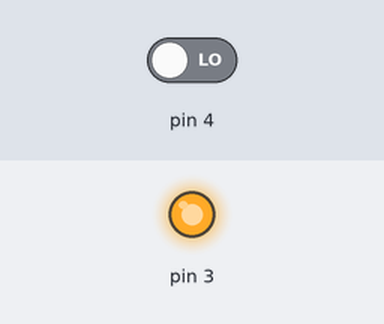
Simulated run of this sketch. Board: Arduino Uno, built with avr-gcc and run on an emulated ATmega328P. Shown: output pins drawn as LEDs (lit = HIGH). The test bench sets the inputs (shaded band); at power-on: pin 4 LOW. What the sketch prints to the serial monitor is not drawn.

Above: at 0.1 s.
Timing chart, 0 to 1.6 s (numbered marks = the images above):
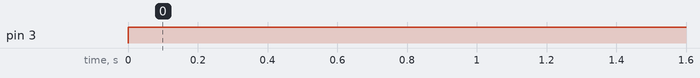

Measured:
- by itself, pin 3: LOW → HIGH at 0.00 s

The sketch:

read2.ino
```cpp
void setup() {
  // put your setup code here, to run once:
pinMode(3, OUTPUT);
Serial.begin(9600);
}

void loop() {
  // put your main code here, to run repeatedly:
digitalWrite(3, HIGH);
int state = digitalRead(4);
Serial.print(state);
}
```
